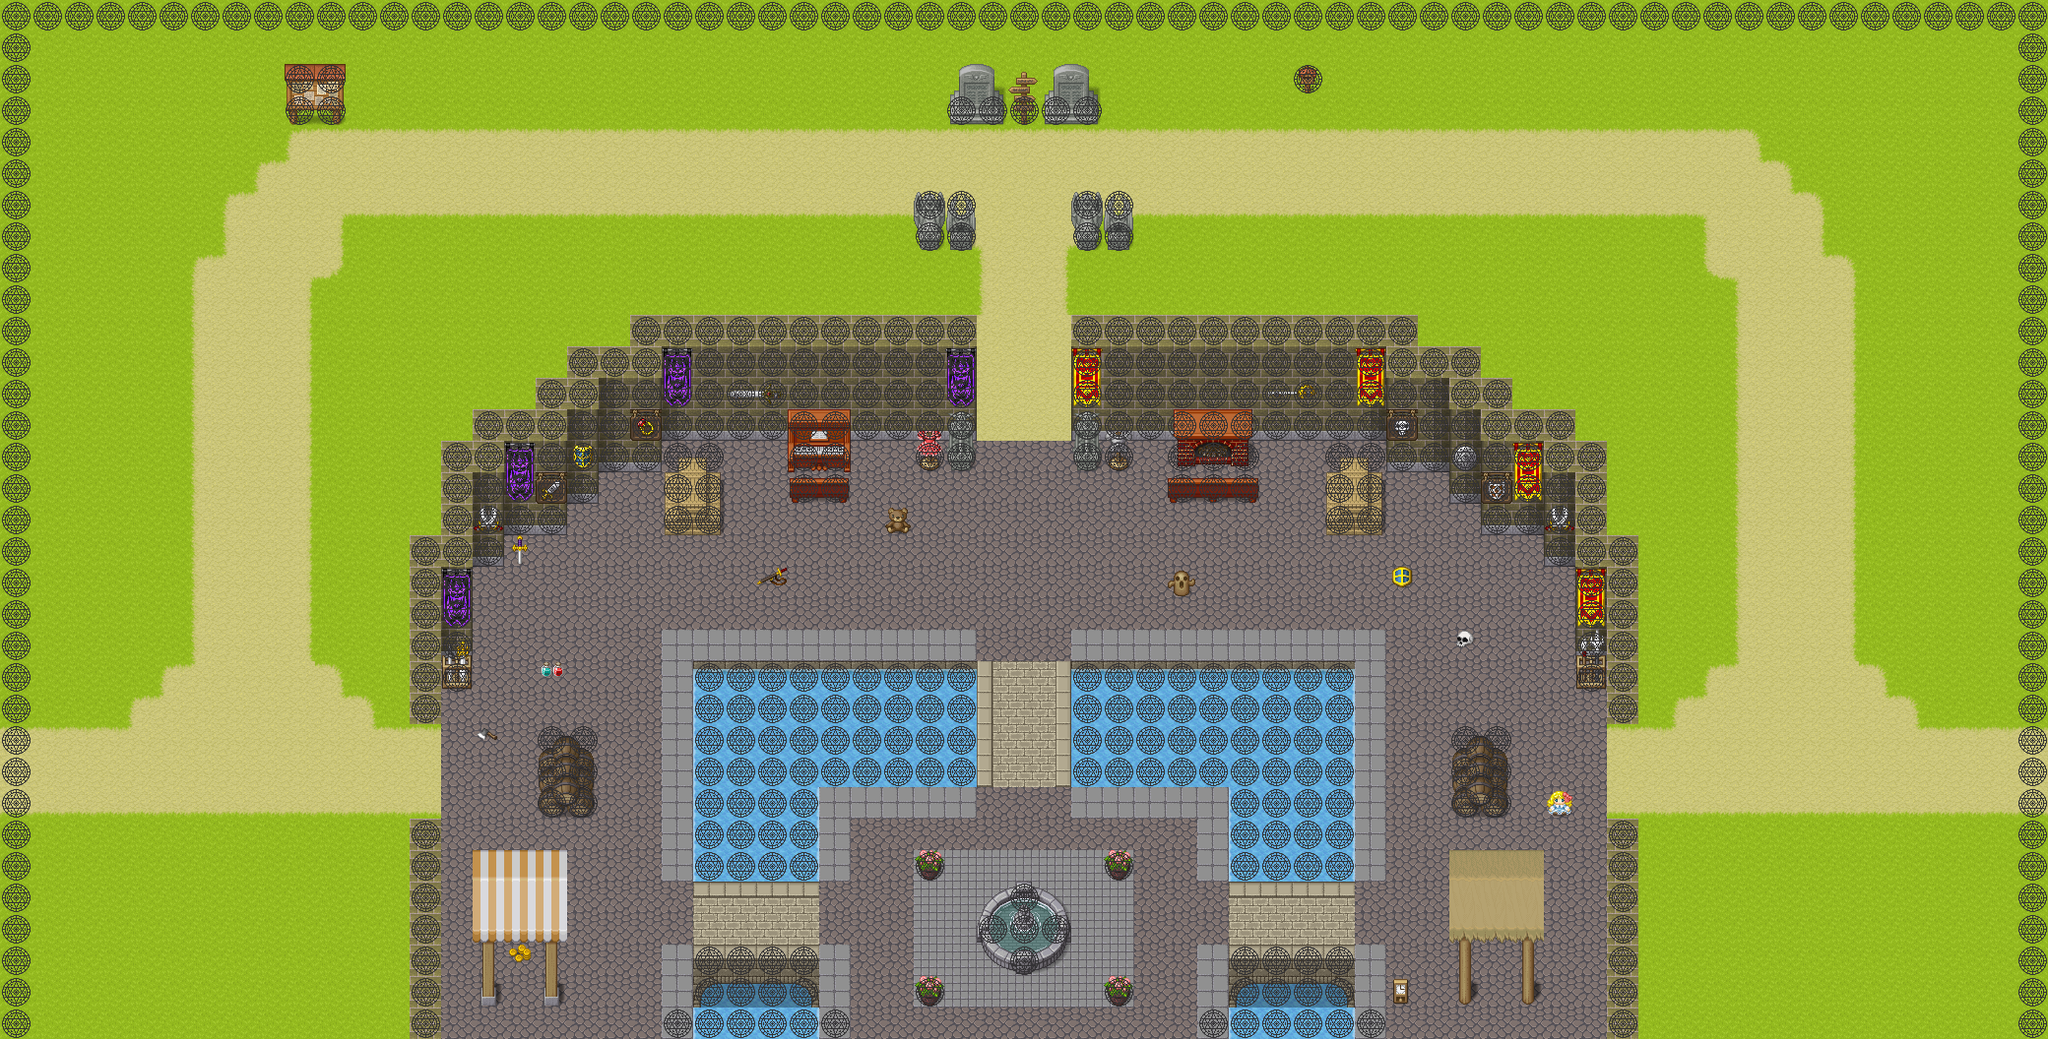

Rendered tile map (Tiled .tmx) drawn with the repository's tilesets; below, a short description and the map source with its tile grids summarised:
An orthogonal 65x33 tile map with 32x32 px tiles, 6 tile layers (ground, water, building, background2, ...), 3 tilesets.

<map version="1.5" tiledversion="1.7.0" orientation="orthogonal" renderorder="right-down" width="65" height="33" tilewidth="32" tileheight="32" infinite="0" nextlayerid="11" nextobjectid="1">
 <editorsettings>
  <export target="snowfall.json" format="json" />
 </editorsettings>
 <tileset firstgid="1" source="../SampleMap/[A]Grass_pipo.tsx" />
 <tileset firstgid="529" name="[Base]BaseChip_pipo" tilewidth="32" tileheight="32" tilecount="1080" columns="8">
  <image source="../SampleMap/[Base]BaseChip_pipo.png" width="256" height="4320" />
 </tileset>
 <tileset firstgid="1609" source="[A]Water_pipo.tsx" />
 <layer id="2" name="ground" width="65" height="33">
  <properties>
   <property name="LayerType" type="int" value="0" />
  </properties>
  <data>[2145 cells, 2145 non-empty, 18 distinct tile ids]</data>
 </layer>
 <layer id="4" name="water" width="65" height="33">
  <properties>
   <property name="LayerType" type="int" value="0" />
  </properties>
  <data>[2145 cells, 146 non-empty, 6 distinct tile ids]</data>
 </layer>
 <layer id="5" name="building" width="65" height="33">
  <properties>
   <property name="LayerType" type="int" value="3" />
  </properties>
  <data>[2145 cells, 304 non-empty, 47 distinct tile ids]</data>
 </layer>
 <layer id="10" name="background2" width="65" height="33">
  <properties>
   <property name="LayerType" type="int" value="3" />
  </properties>
  <data>[2145 cells, 129 non-empty, 78 distinct tile ids]</data>
 </layer>
 <layer id="7" name="objects" width="65" height="33">
  <properties>
   <property name="LayerType" type="int" value="2" />
  </properties>
  <data>[2145 cells, 26 non-empty, 12 distinct tile ids]</data>
 </layer>
 <layer id="9" name="collision" width="65" height="33">
  <properties>
   <property name="LayerType" type="int" value="5" />
  </properties>
  <data>[2145 cells, 496 non-empty, 1 distinct tile ids]</data>
 </layer>
</map>
